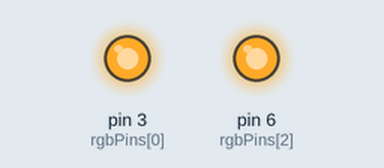
This sketch was run on a simulated Arduino Uno, built with avr-gcc and run on an emulated ATmega328P. Shown: output pins drawn as LEDs (lit = HIGH). Pins used as bus, display or sensor lines are not drawn.

Above: at 0.1 s.
Timing chart, 0 to 1.6 s (numbered marks = the images above):
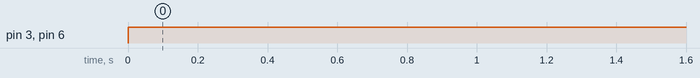

The sketch:

sketch_apr09a.ino
```cpp
const byte rgbPins[3] = {3,5,6};
const byte rainbow[6][3]={
  {1,0,0},
  {1,1,0},
  {0,1,0},
  {0,1,1},
  {0,0,1},
  {1,0,1},
  };
void setup() {
  for (byte i=0; i<3; i++)
  pinMode (rgbPins[i], OUTPUT);
}

void loop() {
  for (int i=0;i<6;i++){for(int k=0;k<3;k++)
  {digitalWrite(rgbPins[k], rainbow[i][k]);}
  }
  delay (100);

  }
```

Measured:
- by itself, pin 3 (rgbPins[0]), pin 6 (rgbPins[2]): LOW → HIGH at 0.00 s
